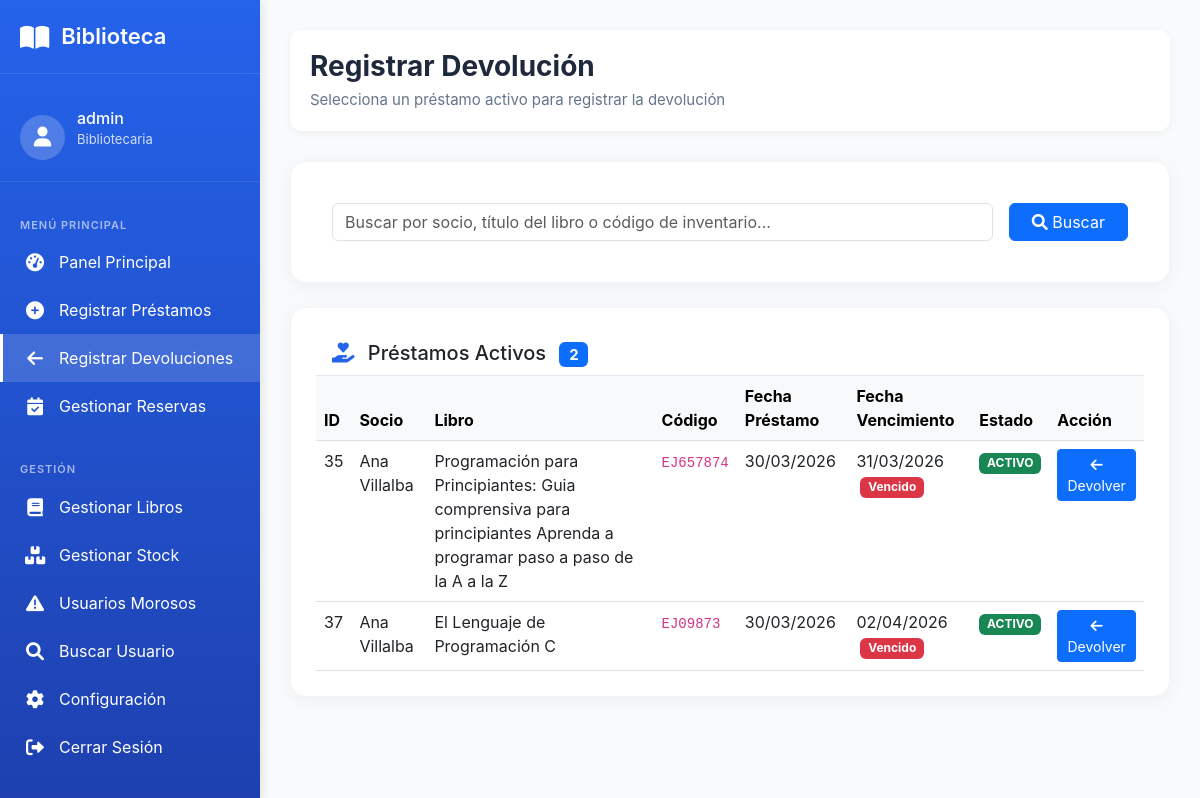
The page /bibliotecario/devoluciones/ (signed in) on the database as committed earlier.
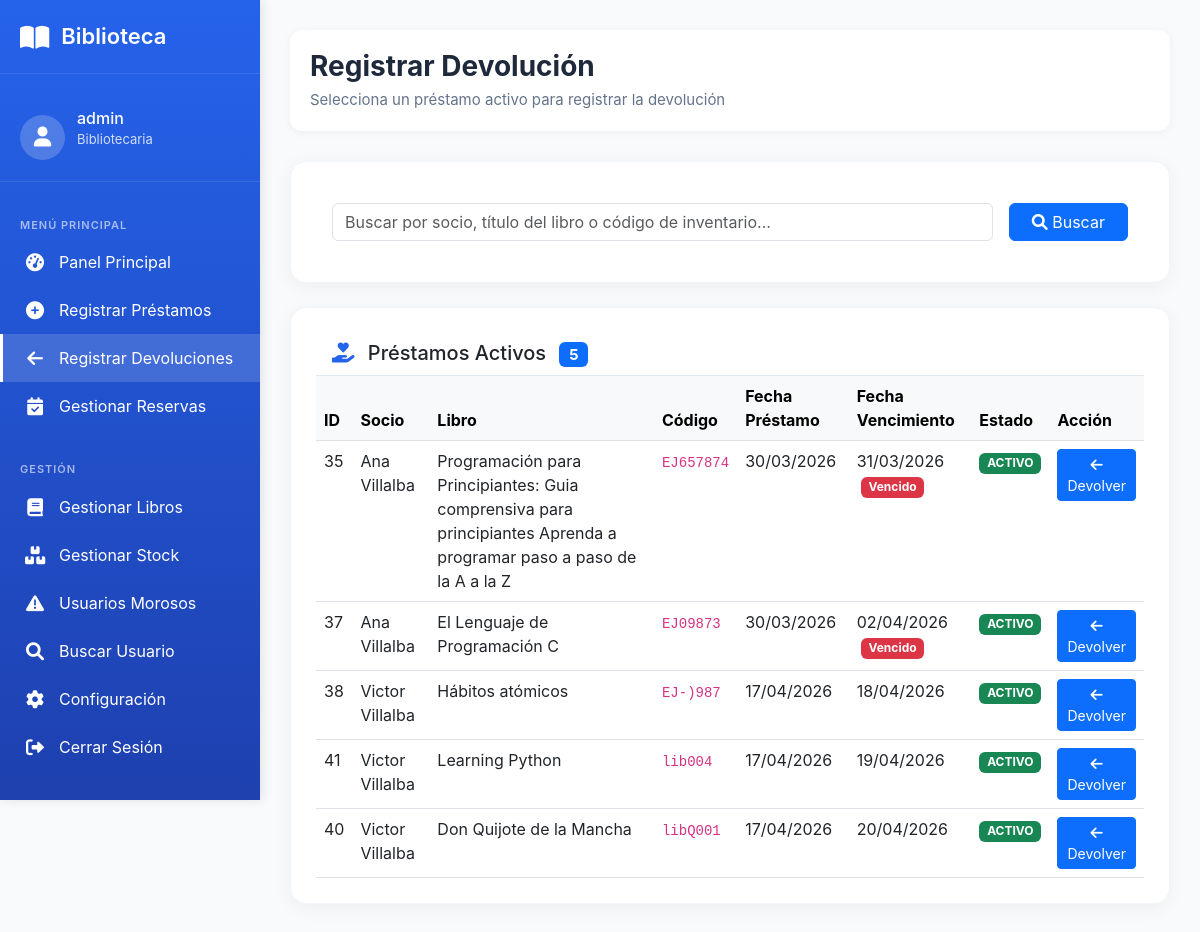
The same page on the database as committed later.
### prestamo/models.py (models this page shows, shortened)
class Prestamo(models.Model):
    ESTADO_PRESTAMO_CHOICES = [
        ('SOLICITADO', 'Solicitado'),
        ('ACTIVO', 'Activo'),
        ('VENCIDO', 'Vencido'),
        ('DEVUELTO', 'Devuelto'),
        ('EXTRAVIADO', 'Extraviado'),
        ('CANCELADA', 'Cancelada'),
    ]
    socio = models.ForeignKey(
        Socio,
        on_delete=models.PROTECT,
        related_name='prestamos',
        verbose_name="Socio"
    )
    ejemplar = models.ForeignKey(
        Ejemplar,
        on_delete=models.PROTECT,
        related_name='prestamos',
        verbose_name="Ejemplar"
    )
    dias_solicitados = models.IntegerField(
        verbose_name="Días solicitados",
        help_text="Cantidad de días que el usuario pidió el libro (1-5)",
        null=True,
        blank=True
    )
    fecha_prestamo = models.DateTimeField(
        auto_now_add=True,
        verbose_name="Fecha de préstamo"
    )
    fecha_vencimiento = models.DateField(
        verbose_name="Fecha de vencimiento"
    )
    fecha_devolucion_real = models.DateField(
        null=True,
        blank=True,
        verbose_name="Fecha de devolución real"
    )
    estado = models.CharField(
        max_length=20,
        choices=ESTADO_PRESTAMO_CHOICES,
        default='ACTIVO',
        verbose_name="Estado"
    )
    observaciones = models.TextField(
        blank=True,
        null=True,
        verbose_name="Observaciones"
    )
    class Meta:
        verbose_name = "Préstamo"
        verbose_name_plural = "Préstamos"
        ordering = ['-fecha_prestamo']
        indexes = [
            models.Index(fields=['estado']),
            models.Index(fields=['fecha_vencimiento']),
        ]

### usuario/models.py (models this page shows, shortened)
class Socio(models.Model):
    TIPO_USUARIO_CHOICES = [
        ('estudiante', 'Estudiante'),
        ('docente', 'Docente'),
        ('administrativo', 'Administrativo'),
        ('externo', 'Externo'),
    ]
    ESTADO_SOCIO_CHOICES = [
        ('activo', 'Activo'),
        ('moroso', 'Moroso'),
        ('inhabilitado', 'Inhabilitado'),
    ]
    user = models.OneToOneField(
        User,
        on_delete=models.CASCADE,
        verbose_name="Usuario de Django"
    )
    cedula = models.CharField(
        max_length=20,
        unique=True,
        verbose_name="Cédula"
    )
    telefono = models.CharField(
        max_length=20,
        blank=True,
        null=True,
        verbose_name="Teléfono"
    )
    direccion = models.CharField(
        max_length=150,
        blank=True,
        null=True,
        verbose_name="Dirección"
    )
    carrera = models.CharField(
        max_length=100,
        blank=True,
        null=True,
        verbose_name="Carrera/Profesión"
    )
    tipo_usuario = models.CharField(
        max_length=50,
        choices=TIPO_USUARIO_CHOICES,
        verbose_name="Tipo de usuario"
    )
    estado_socio = models.CharField(
        max_length=20,
        choices=ESTADO_SOCIO_CHOICES,
        default='activo',
        verbose_name="Estado"
    )
    fecha_registro = models.DateField(
        auto_now_add=True,
        verbose_name="Fecha de registro"
    )
    nivel_acceso = models.ForeignKey(
        NivelAcceso,
        on_delete=models.PROTECT,
        verbose_name="Nivel de acceso"
    )
    class Meta:
        verbose_name = "Socio"
        verbose_name_plural = "Socios"

### catalogo/models.py (models this page shows, shortened)
class Ejemplar(models.Model):
    ESTADO_FISICO_CHOICES = [
        ('BUENO', 'Bueno'),
        ('REGULAR', 'Regular'),
        ('MALO', 'Malo'),
        ('DANADO', 'Dañado'),
        ('PERDIDO', 'Perdido'),
    ]
    DISPONIBILIDAD_CHOICES = [
        ('DISPONIBLE', 'Disponible'),
        ('PRESTADO', 'Prestado'),
        ('RESERVADO', 'Reservado'),
        ('EN_REPARACION', 'En reparación'),
    ]
    libro = models.ForeignKey(
        'Libro',
        on_delete=models.PROTECT,
        related_name='ejemplares',
        verbose_name="Libro",
        db_column='isbn_libro'
    )
    codigo_inventario = models.CharField(
        max_length=50,
        unique=True,
        verbose_name="Código de inventario"
    )
    estado_fisico = models.CharField(
        max_length=20,
        choices=ESTADO_FISICO_CHOICES,
        default='BUENO',
        verbose_name="Estado físico"
    )
    disponibilidad = models.CharField(
        max_length=20,
        choices=DISPONIBILIDAD_CHOICES,
        default='DISPONIBLE',
        verbose_name="Disponibilidad"
    )
    ubicacion = models.CharField(
        max_length=100,
        blank=True,
        null=True,
        verbose_name="Ubicación física",
        help_text="Ej: Estante A3, Sección 5, Sala 2, etc."
    )
    class Meta:
        db_table = 'Ejemplar'
        verbose_name = "Ejemplar"
        verbose_name_plural = "Ejemplares"
        indexes = [
            models.Index(fields=['codigo_inventario']),
            models.Index(fields=['disponibilidad']),
        ]

class Libro(models.Model):
    activo = models.BooleanField(default=True, verbose_name="Activo")
    """Libros del catálogo"""
    isbn = models.CharField(
        max_length=20,
        unique=True,
        verbose_name="ISBN"
    )
    titulo = models.CharField(
        max_length=200,
        verbose_name="Título"
    )
    anio_publicacion = models.IntegerField(
        blank=True,
        null=True,
        verbose_name="Año de publicación"
    )
    descripcion = models.TextField(
        blank=True,
        null=True,
        verbose_name="Descripción / Sinopsis",
        help_text="Breve descripción o sinopsis del libro"
    )
    editorial = models.ForeignKey(
        Editorial,
        on_delete=models.PROTECT,
        verbose_name="Editorial"
    )
    categoria = models.ForeignKey(
        Categoria,
        on_delete=models.PROTECT,
        verbose_name="Categoría"
    )
    autores = models.ManyToManyField(
        Autor,
        through='LibroAutor',
        verbose_name="Autores"
    )
    imagen = models.ImageField(
        upload_to='libros/',
        blank=True,
        null=True,
        verbose_name="Imagen de tapa"
    )
    cantidad_total = models.IntegerField(
        default=0,
        verbose_name="Total de ejemplares"
    )
    inventario_disponible = models.IntegerField(
        default=0,
        verbose_name="Ejemplares disponibles"
    )
    class Meta:
        verbose_name = "Libro"
        verbose_name_plural = "Libros"

### prestamo/views.py (the view, shortened to what this page needs)
# urls.py: path('bibliotecario/devoluciones/', views.registrar_devolucion, name='registrar_devolucion'),
@staff_member_required
def registrar_devolucion(request):
    from decimal import Decimal
    prestamos_activos = Prestamo.objects.filter(
        estado='ACTIVO'
    ).select_related(
        'socio__user', 'ejemplar__libro'
    ).order_by('fecha_vencimiento')
    search = request.GET.get('search', '')
    prestamo_id = request.GET.get('devolver_id')
    prestamo_seleccionado = None
    multa_calculada = None
    context = {
        'prestamos_activos': prestamos_activos,
        'search': search,
        'prestamo_seleccionado': prestamo_seleccionado,
        'multa_calculada': multa_calculada,
        'hoy': timezone.now().date(),
    }
    return render(request, 'bibliotecario/devolucion.html', context)

### templates/bibliotecario/devolucion.html (shortened to what this page needs)
{% extends 'base/menu_bibliotecario.html' %}
{% block main_content %}
<div class="content-header">
    <div class="page-title">
        <h1>Registrar Devolución</h1>
        <p>Selecciona un préstamo activo para registrar la devolución</p>
    </div>
</div>
<div class="card mb-4">
    <div class="card-body">
        <form method="get" class="row g-3">
            <div class="col-md-10">
                <input type="text" name="search" class="form-control"
                       placeholder="Buscar por socio, título del libro o código de inventario..."
                       value="{{ search }}">
            </div>
            <div class="col-md-2">
                <button type="submit" class="btn btn-primary w-100">
                    <i class="fas fa-search"></i> Buscar
                </button>
            </div>
        </form>
    </div>
</div>
<div class="card">
    <div class="card-header bg-white" style="border-bottom: 1px solid #e2e8f0;">
        <h5 class="mb-0">
            <i class="fas fa-hand-holding-heart me-2" style="color: #2563eb;"></i>
            Préstamos Activos
            <span class="badge bg-primary ms-2">{{ prestamos_activos|length }}</span>
        </h5>
    </div>
    <div class="card-body p-0">
        <div class="table-responsive">
            <table class="table table-hover mb-0">
                <thead class="table-light">
                    <tr>
                        <th>ID</th>
                        <th>Socio</th>
                        <th>Libro</th>
                        <th>Código</th>
                        <th>Fecha Préstamo</th>
                        <th>Fecha Vencimiento</th>
                        <th>Estado</th>
                        <th>Acción</th>
                    </tr>
                </thead>
                <tbody>
                    {% for prestamo in prestamos_activos %}
                    <tr>
                        <td>{{ prestamo.id }}</td>
                        <td>{{ prestamo.socio.user.get_full_name }}</td>
                        <td>{{ prestamo.ejemplar.libro.titulo }}</td>
                        <td><code>{{ prestamo.ejemplar.codigo_inventario }}</code></td>
                        <td>{{ prestamo.fecha_prestamo|date:"d/m/Y" }}</td>
                        <td>
                            {{ prestamo.fecha_vencimiento|date:"d/m/Y" }}
                            {% if prestamo.fecha_vencimiento < hoy %}
                                <span class="badge bg-danger ms-1">Vencido</span>
                            {% endif %}
                        </td>
                        <td>
                            <span class="badge bg-success">{{ prestamo.estado }}</span>
                        </td>
                        <td>
                            <a href="?devolver_id={{ prestamo.id }}{% if search %}&search={{ search }}{% endif %}"
                               class="btn btn-sm btn-primary">
                                <i class="fas fa-arrow-left"></i> Devolver
                            </a>
                        </td>
                    </tr>
                    {% endfor %}
                </tbody>
            </table>
        </div>
    </div>
</div>
{% endblock %}

Rows that differ between the two databases and show on the page:
added Prestamo: id "38", socio.user.get_full_name "Victor Villalba", ejemplar.libro.titulo "Hábitos atómicos", ejemplar.codigo_inventario "EJ-)987", fecha_prestamo "17/04/2026", fecha_vencimiento "18/04/2026", estado "ACTIVO"
added Prestamo: id "41", socio.user.get_full_name "Victor Villalba", ejemplar.libro.titulo "Learning Python", ejemplar.codigo_inventario "lib004", fecha_prestamo "17/04/2026", fecha_vencimiento "19/04/2026", estado "ACTIVO"
added Prestamo: id "40", socio.user.get_full_name "Victor Villalba", ejemplar.libro.titulo "Don Quijote de la Mancha", ejemplar.codigo_inventario "libQ001", fecha_prestamo "17/04/2026", fecha_vencimiento "20/04/2026", estado "ACTIVO"
Other text that changed with them:
{{ prestamos_activos|length }}: "2" → "5"
